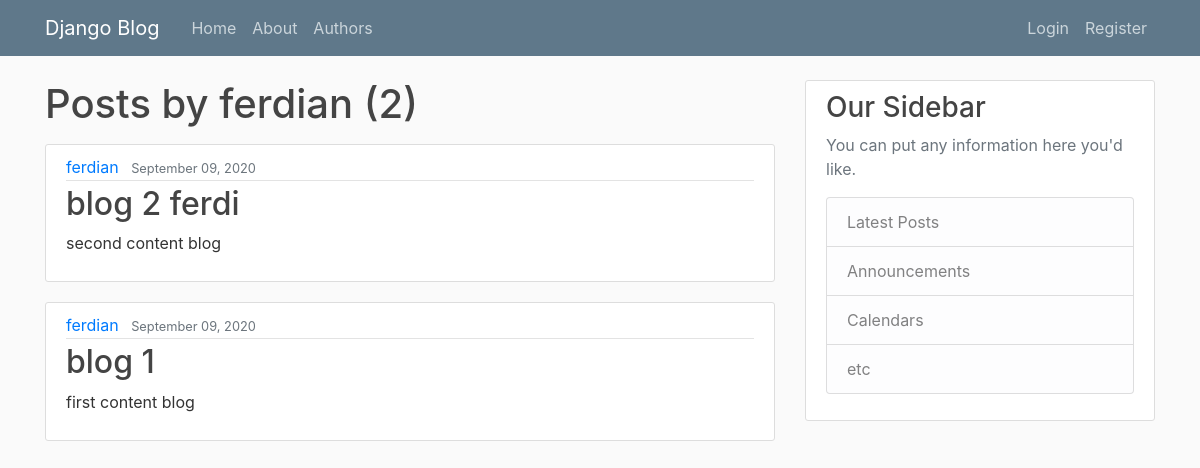
The page /user/ferdian on the database as committed earlier.
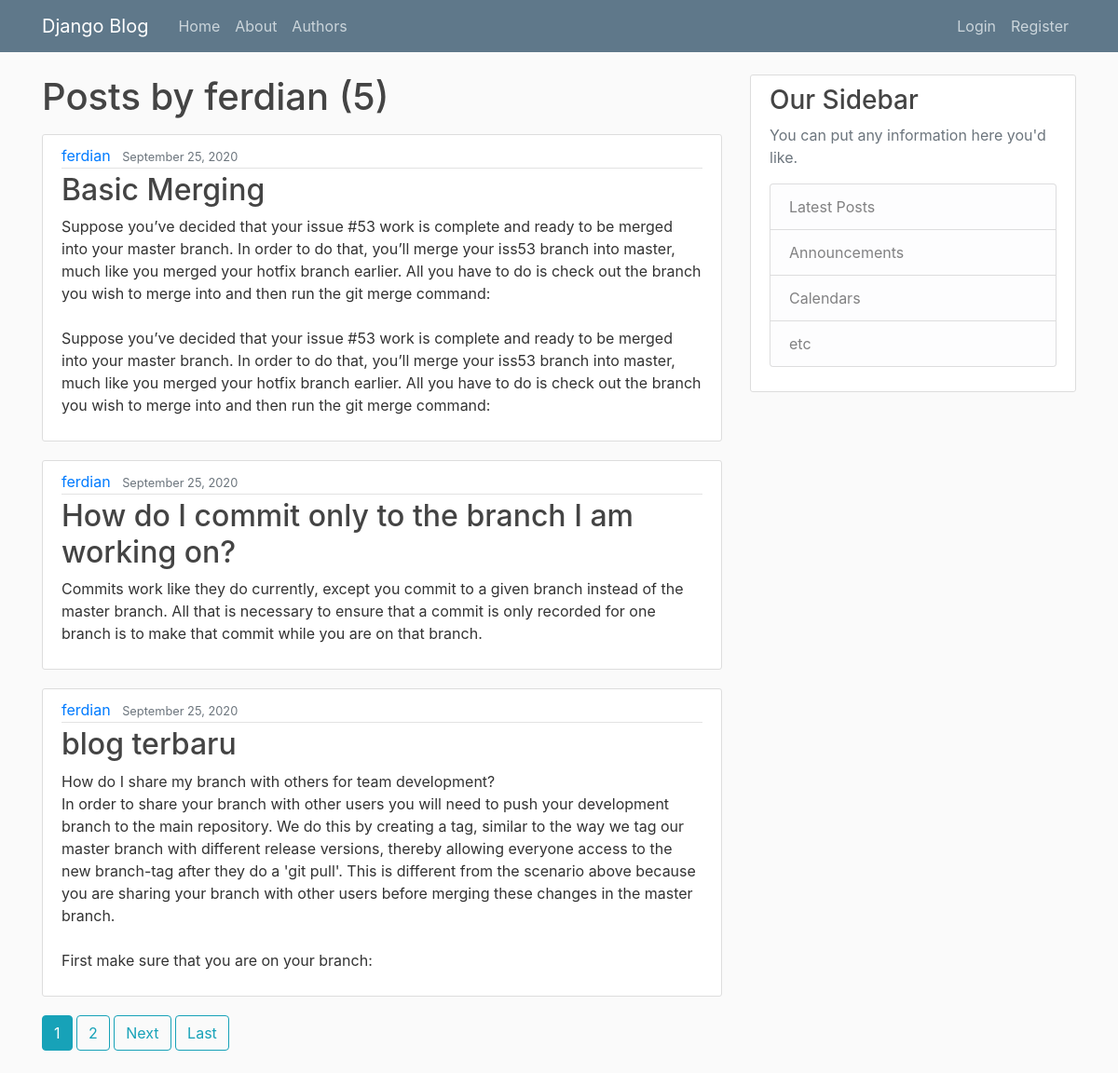
The same page on the database as committed later.
### blog/models.py (models this page shows, shortened)
class Post(models.Model):
    title = models.CharField(max_length=100)
    content = models.TextField()
    date_posted = models.DateTimeField(default=timezone.now)
    author = models.ForeignKey(User, on_delete=models.CASCADE)

### blog/views.py (the view)
# urls.py: path('user/<str:username>', UserPostListView.as_view(), name='user-posts'),
class UserPostListView(ListView):
    model = Post
    template_name = 'blog/user_post.html'  # <app>/<model>_<viewtype>.html
    context_object_name = 'posts'
    ordering = ['-date_posted']
    paginate_by = 3
    def get_queryset(self):
        user = get_object_or_404(User, username=self.kwargs.get('username'))
        return Post.objects.filter(author=user).order_by('-date_posted')

### blog/templates/blog/user_post.html (shortened to what this page needs)
{% extends "blog/base.html" %}
{% block content %}
    <h1 class="mb-3">Posts by {{ view.kwargs.username }} ({{ page_obj.paginator.count }})</h1>
    {% for post in posts %}
        <article class="media content-section">
          <div class="media-body">
            <div class="article-metadata">
              <a class="mr-2" href="{% url 'user-posts' post.author.username %}">{{ post.author }}</a>
              <small class="text-muted">{{ post.date_posted|date:"F d, Y" }}</small>
            </div>
            <h2><a class="article-title" href="{% url 'post-detail' post.id %}">{{ post.title }}</a></h2>
            <p class="article-content">{{ post.content }}</p>
          </div>
        </article>
    {% endfor %}
    {% if is_paginated %}
      {% for num in page_obj.paginator.page_range %}
        {% if page_obj.number == num %}
          <a class="btn btn-info mb-4" href="?page={{ num }}">{{ num }}</a>
        {% elif num > page_obj.number|add:'-3' and num < page_obj.number|add:'3' %}
          <a class="btn btn-outline-info mb-4" href="?page={{ num }}">{{ num }}</a>
        {% endif %}
      {% endfor %}
      {% if page_obj.has_next %}
        <a class="btn btn-outline-info mb-4" href="?page={{ page_obj.next_page_number }}">Next</a>
        <a class="btn btn-outline-info mb-4" href="?page={{ page_obj.paginator.num_pages }}">Last</a>
      {% endif %}
    {% endif %}
{% endblock content %}

Rows that differ between the two databases and show on the page:
no longer on this page (row unchanged): Post: author "ferdian", date_posted "September 09, 2020", title "blog 2 ferdi", content "second content blog"
no longer on this page (row unchanged): Post: author "ferdian", date_posted "September 09, 2020", title "blog 1", content "first content blog"
added Post: author "ferdian", date_posted "September 25, 2020", title "Basic Merging", content "Suppose you’ve decided that your issue #53 work is complete and ready to be merged into your master branch. In order to do that, you’ll merge your iss53 branch into master, much like you merged your hotfix branch earlier. All you have to do is check out the branch you wish to merge into and then run the git merge command: Suppose you’ve decided that your issue #53 work is complete and ready to be merged into your master branch. In order to do that, you’ll merge your iss53 branch into master, much like you merged your hotfix branch earlier. All you have to do is check out the branch you wish to merge into and then run the git merge command:"
added Post: author "ferdian", date_posted "September 25, 2020", title "How do I commit only to the branch I am working on?", content "Commits work like they do currently, except you commit to a given branch instead of the master branch. All that is necessary to ensure that a commit is only recorded for one branch is to make that commit while you are on that branch."
added Post: author "ferdian", date_posted "September 25, 2020", title "blog terbaru", content "How do I share my branch with others for team development? In order to share your branch with other users you will need to push your development branch to the main repository. We do this by creating a tag, similar to the way we tag our master branch with different release versions, thereby allowing everyone access to the new branch-tag after they do a 'git pull'. This is different from the scenario above because you are sharing your branch with other users before merging these changes in the master branch. First make sure that you are on your branch:"
Other text that changed with them:
{{ page_obj.paginator.count }}: "2" → "5"
new list line: "1"
new list line: "2"
text now shown: "Next Last"
